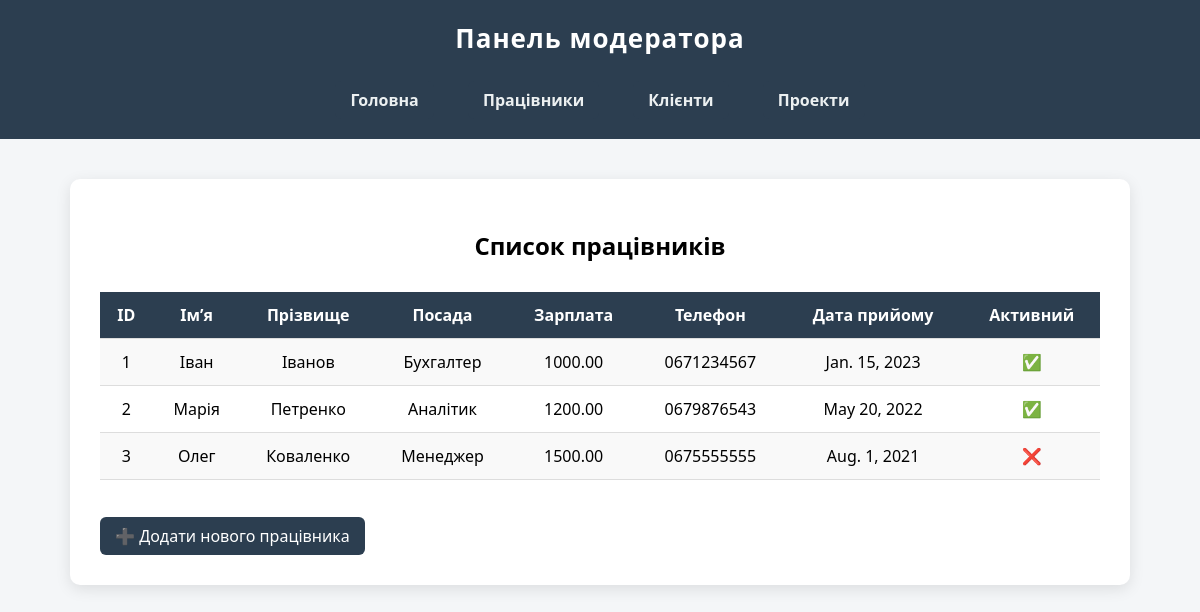
The page /moderator/workers/ on the database as committed earlier.
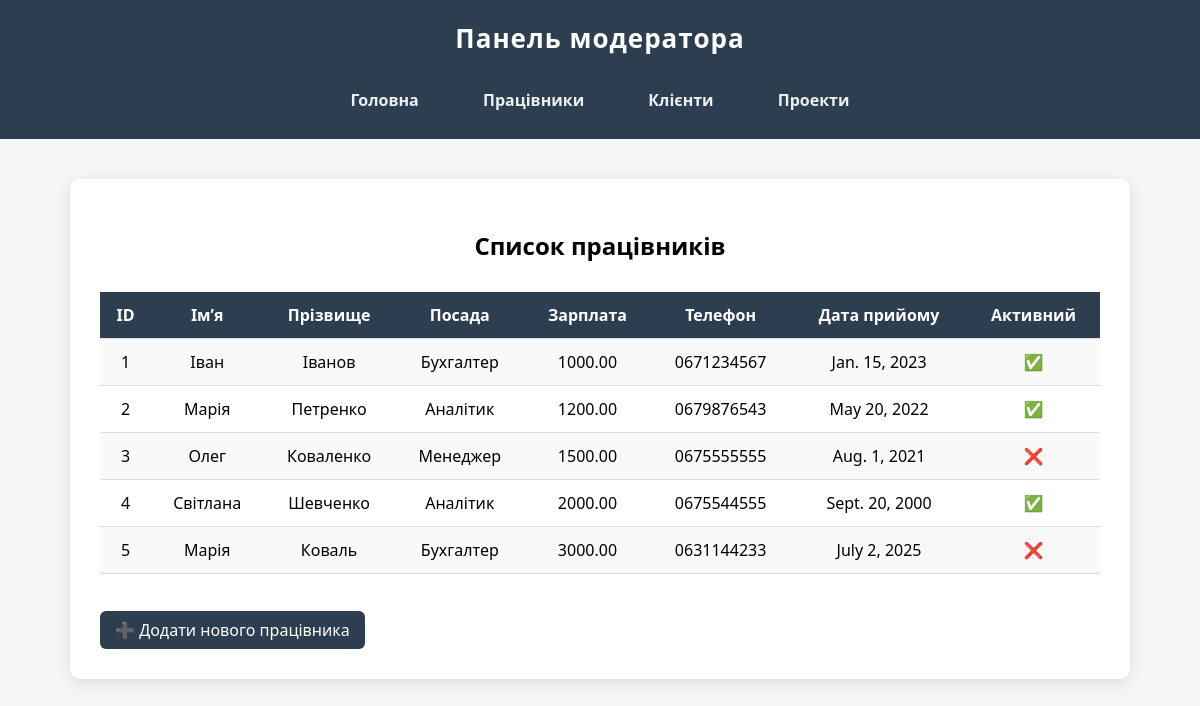
The same page on the database as committed later.
### main/models.py (models this page shows, shortened)
class Worker(models.Model):
    id = models.IntegerField('№', primary_key=True)
    name = models.CharField('Ім’я', max_length=20)
    surname = models.CharField('Прізвище', max_length=20)
    position = models.CharField('Посада', max_length=50)
    salary = models.DecimalField('Зарплата', max_digits=10, decimal_places=2)
    phone = models.CharField('Телефон', max_length=20)
    date_hired = models.DateField('Дата найму')
    is_active = models.BooleanField('Активний', default=False)

### moderator/views.py (the view)
# urls.py: path('workers/',views.show_workers_list,name='workers_list'),
def show_workers_list(request):
    all_workers = Worker.objects.all()
    return render(request, 'moderator/workers/workers_list.html', {'all_workers': all_workers})

### moderator/templates/moderator/workers/workers_list.html (shortened to what this page needs)
{% extends 'layout_m.html' %}
{% block content %}
    <h2 style="text-align: center; margin-bottom: 30px;">Список працівників</h2>
    <table>
        <tr>
            <th>ID</th>
            <th>Ім’я</th>
            <th>Прізвище</th>
            <th>Посада</th>
            <th>Зарплата</th>
            <th>Телефон</th>
            <th>Дата прийому</th>
            <th>Активний</th>
        </tr>
        {% for worker in all_workers %}
        <tr>
            <td>{{ worker.id }}</td>
            <td>{{ worker.name }}</td>
            <td>{{ worker.surname }}</td>
            <td>{{ worker.position }}</td>
            <td>{{ worker.salary }}</td>
            <td>{{ worker.phone }}</td>
            <td>{{ worker.date_hired }}</td>
            <td>{% if worker.is_active %}✅{% else %}❌{% endif %}</td>
        </tr>
        {% endfor %}
    </table>
    <br>
    <a href="{% url 'worker_create' %}">➕ Додати нового працівника</a>
{% endblock %}

### moderator/templates/layout_m.html (shortened to what this page needs)
<!DOCTYPE html>
<html lang="uk">
<head>
    {% load static %}
    <link rel="stylesheet" href="{% static 'moderator/css/style.css' %}">
</head>
<body>
    <header>
        <h1>Панель модератора</h1>
        <nav>
            <a href="{% url 'moderator_main_page' %}">Головна</a>
            <a href="{% url 'workers_list' %}">Працівники</a>
            <a href="#">Клієнти</a>
            <a href="#">Проекти</a>
        </nav>
    </header>
    <main class="container">
        {% block content %}
        {% endblock %}
    </main>
</body>
</html>

### moderator/static/moderator/css/style.css (style rules this page uses)
body { font-family: system-ui, -apple-system, BlinkMacSystemFont, 'Segoe UI', Roboto, Oxygen, Ubuntu, Cantarell, 'Open Sans', 'Helvetica Neue', sans-serif; background: #f4f6f8; margin: 0; padding: 0; }
header { background: #2c3e50; padding: 20px; text-align: center; color: white; }
header h1 { margin: 0; font-size: 26px; font-weight: bold; letter-spacing: 1px; margin-bottom: 25px; }
nav { margin-top: 10px; }
nav a { color: #ecf0f1; text-decoration: none; margin: 0 15px; font-size: 16px; font-weight: bold; transition: 0.3s; }
.container { background: white; max-width: 1000px; margin: 40px auto; padding: 30px; border-radius: 10px; box-shadow: 0 4px 15px rgba(0,0,0,0.1); }
table { width: 100%; border-collapse: collapse; margin-top: 20px; }
th, td { padding: 12px; text-align: center; border-bottom: 1px solid #ddd; }
th { background: #2c3e50; color: white; }
tr:nth-child(even) { background: #f9f9f9; }
a, button { display: inline-block; background: #2c3e50; color: white; padding: 8px 15px; border-radius: 6px; text-decoration: none; margin-top: 15px; transition: 0.3s; }

Rows that differ between the two databases and show on the page:
added Worker: id "4", name "Світлана", surname "Шевченко", position "Аналітик", salary "2000.00", phone "0675544555", date_hired "Sept. 20, 2000"
added Worker: id "5", name "Марія", surname "Коваль", position "Бухгалтер", salary "3000.00", phone "0631144233", date_hired "July 2, 2025"
